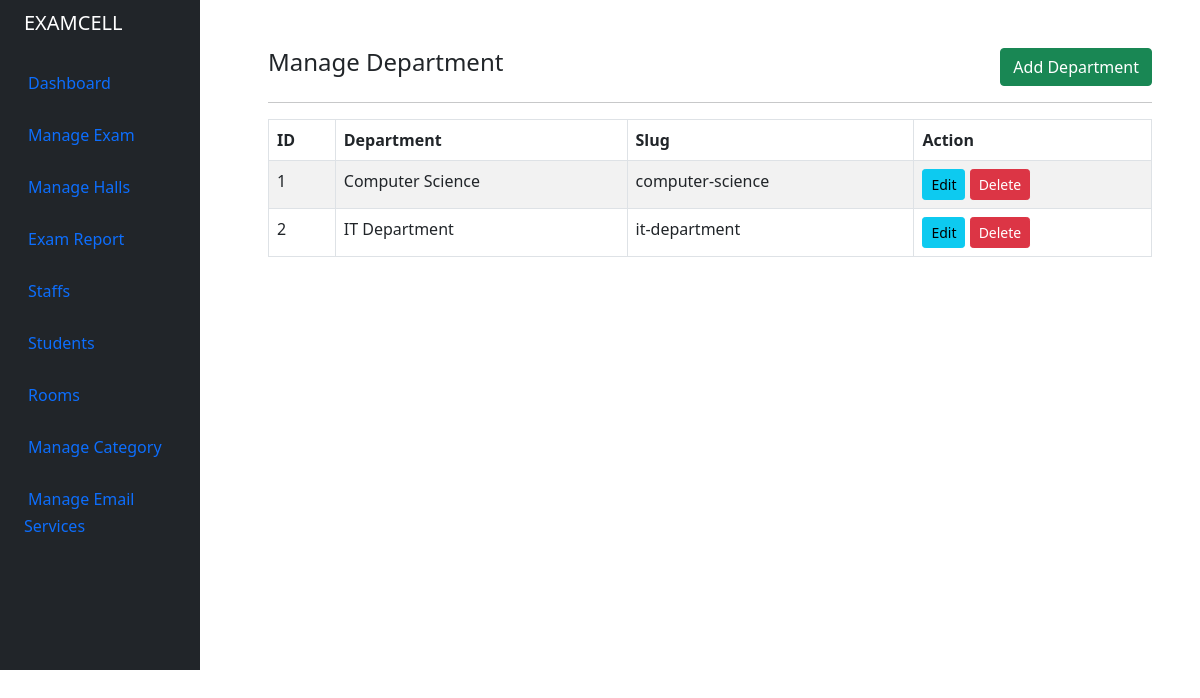
Screenshot of /admin/department.php (signed in) with the database file from the repository.
### tables this page shows
CREATE TABLE `tbl_department` (
  `id` int(11) NOT NULL,
  `deptname` varchar(100) NOT NULL,
  `deptslug` varchar(100) NOT NULL
);

### admin/department.php (the view, shortened to what this page needs)
<?php
include '../helpers/basic_helper.php';
if (isset($_SESSION['email']) && isset($_SESSION['id'])) {
    echo site_header();
?>
    <div class="container-fluid">
        <div class="row flex-nowrap">
            <?php echo site_navbar(); ?>
            <div class="after-side-content col py-5 px-5">
                <div class="row">
                    <div class="col-md-8">
                            <h4>Manage Department</h4>
                    </div>
                    <div class="col-md-4">
                        <a href="department_create_edit.php" class="btn btn-success rounded float-end">Add Department</a>
                    </div>
                </div>
                <div>
                    <hr>
                    <table class="table table-bordered table-striped">
                        <thead>
                            <tr>
                                <th>ID</th>
                                <th>Department</th>
                                <th>Slug</th>
                                <th>Action</th>
                            </tr>
                        </thead>
                        <tbody>
                            <?php
                            $query = "SELECT * FROM tbl_department";
                            $query_run = mysqli_query($conn, $query);
                            if (mysqli_num_rows($query_run) > 0) {
                                foreach ($query_run as $department) {
                            ?>
                                    <tr>
                                        <td><?= $department['id']; ?></td>
                                        <td><?= $department['deptname']; ?></td>
                                        <td><?= $department['deptslug']; ?></td>
                                        <td>
                                            <a href="department_create_edit.php?id=<?= $department['id']; ?>" class="btn btn-info btn-sm">Edit</a>
                                            <form action="controller.php" method="POST" class="d-inline">
                                                <button type="submit" name="delete_department" value="<?= $department['id']; ?>" class="btn btn-danger btn-sm">Delete</button>
                                            </form>
                                        </td>
                                    </tr>
                            <?php
                                }
                            } else {
                                echo "<h5> No Record Found </h5>";
                            }
                            ?>
                        </tbody>
                    </table>
                </div>
            </div>
        </div>
    </div>
<?php
    echo site_footer();
} else {
    header("Location: index.php");
}

### assets/styles.css (style rules this page uses)
.after-side-content { margin-left: 220px !important; }

### rows the page displays
tbl_department: id "1", deptname "Computer Science", deptslug "computer-science"
tbl_department: id "2", deptname "IT Department", deptslug "it-department"
